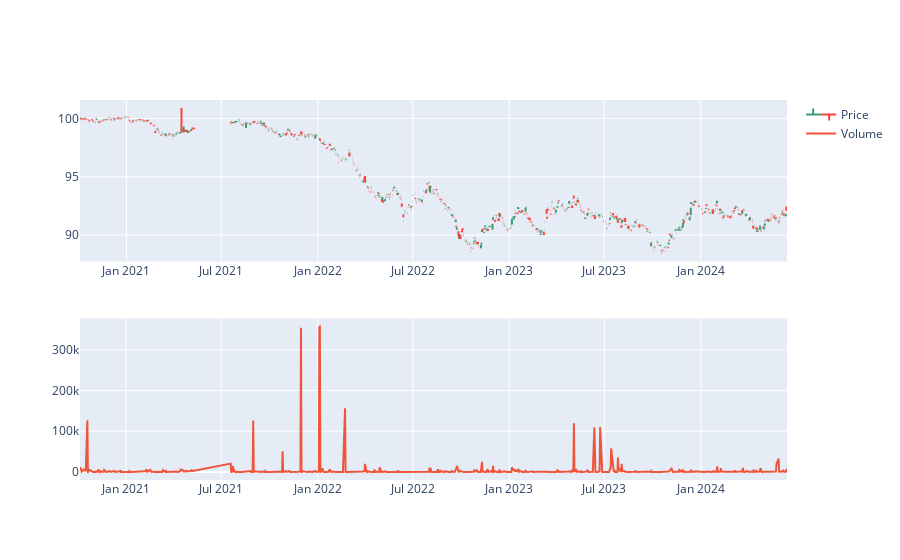

This figure's notebook cell:
### Markdown cell above
## OHLC Plots 📈📉

* De manera similar a una vela, también puede trazar gráficos OHLC que esencialmente ofrecen el mismo propósito de trazar la apertura, el máximo, el mínimo y el cierre de una acción, pero con una estética diferente.
* Además, al igual que matplotlib, incluso plotly tiene una función make_subplots que se puede usar para combinar gráficos, en nuestros casos el gráfico OHLC con el Volumen.

<center><img src="https://datavizcatalogue.com/methods/images/anatomy/SVG/OHLC_chart.svg" width="800" height="500"></center>

### Code cell
fig = make_subplots(rows=2, cols=1)

#OHLC Plot
fig.add_trace(go.Ohlc(x=data.Date, open=data.Open, high=data.High, low=data.Low, close=data.Close, name='Price'),row=1, col=1)
#Volume PLot
fig.add_trace(go.Scatter(x=data.Date, y=data.Volume, name='Volume'), row=2, col=1)

fig.update(layout_xaxis_rangeslider_visible=False)
fig.show()

### Figure 1 — Plotly figure (JSON) as saved in the notebook; plotly's stock layout.template omitted (floating-point values rounded to 4 significant figures; data arrays with more than 128 entries replaced by an {"elided": "..."} marker saying what was removed)
{"data": [{"close": {"elided": "882 float values"}, "high": {"elided": "882 float values"}, "low": {"elided": "882 float values"}, "name": "Price", "open": {"elided": "882 float values"}, "type": "ohlc", "x": {"elided": "882 str values"}, "xaxis": "x", "yaxis": "y"}, {"name": "Volume", "type": "scatter", "x": {"elided": "882 str values"}, "xaxis": "x2", "y": {"elided": "882 int values"}, "yaxis": "y2"}], "layout": {"xaxis": {"anchor": "y", "domain": [0, 1], "rangeslider": {"visible": false}}, "xaxis2": {"anchor": "y2", "domain": [0, 1]}, "yaxis": {"anchor": "x", "domain": [0.575, 1]}, "yaxis2": {"anchor": "x2", "domain": [0, 0.425]}}}
